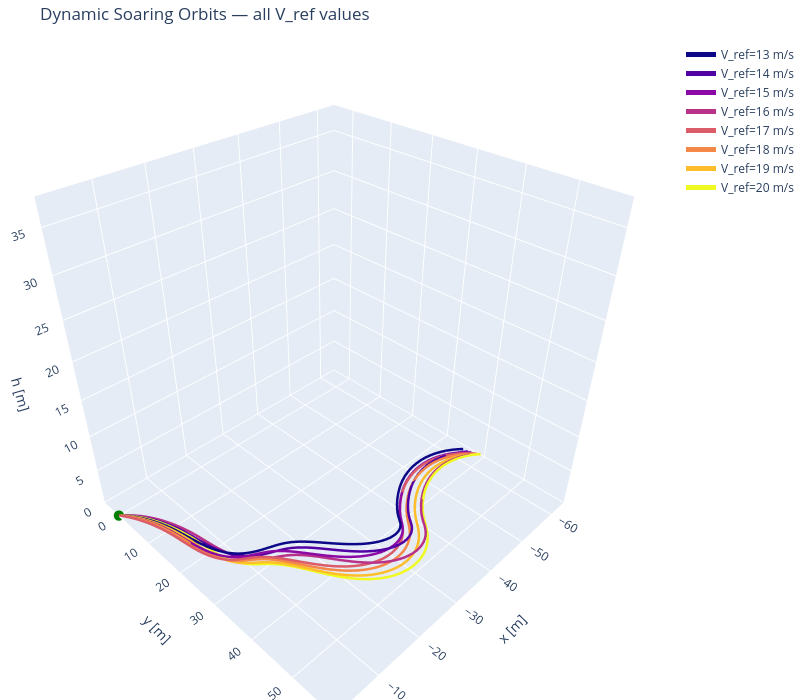

The notebook cell this image was saved under:
### Code cell
import plotly.graph_objects as go

fig = go.Figure()
all_x, all_y, all_z = [], [], []

for result in results:
    V = result['V_ref']
    for opt in result['solutions']:
        sol = opt.sol
        dt_val = sol.value(opt.dt)
        u_sol  = sol.value(opt.u)
        v_sol  = sol.value(opt.v)
        h_sol  = sol.value(opt.h)
        speed  = sol.value(opt.V_a)

        x_sol = np.zeros(N)
        y_sol = np.zeros(N)
        for i in range(1, N):
            x_sol[i] = x_sol[i-1] + 0.5 * (u_sol[i] + u_sol[i-1]) * dt_val
            y_sol[i] = y_sol[i-1] + 0.5 * (v_sol[i] + v_sol[i-1]) * dt_val

        all_x.append(x_sol); all_y.append(y_sol); all_z.append(h_sol)
        color_hex = vref_color(V)

        fig.add_trace(go.Scatter3d(
            x=x_sol, y=y_sol, z=h_sol,
            mode='lines',
            line=dict(color=color_hex, width=5),
            name=f'V_ref={V:.0f} m/s',
        ))
        fig.add_trace(go.Scatter3d(
            x=[x_sol[0]], y=[y_sol[0]], z=[h_sol[0]],
            mode='markers',
            marker=dict(size=6, color='green'),
            name='Start', showlegend=False,
        ))

all_x = np.concatenate(all_x)
all_y = np.concatenate(all_y)
all_z = np.concatenate(all_z)
span = max(all_x.max()-all_x.min(), all_y.max()-all_y.min(), all_z.max()-all_z.min())
cx = 0.5*(all_x.max()+all_x.min())
cy = 0.5*(all_y.max()+all_y.min())
cz = 0.5*(all_z.max()+all_z.min())

fig.update_layout(
    title='Dynamic Soaring Orbits — all V_ref values',
    scene=dict(
        xaxis=dict(title='x [m]', range=[cx-span/2, cx+span/2], autorange=False),
        yaxis=dict(title='y [m]', range=[cy-span/2, cy+span/2], autorange=False),
        zaxis=dict(title='h [m]', range=[0, cz+span/2], autorange=False),
        aspectmode='cube',
    ),
    width=800, height=700,
    margin=dict(l=0, r=80, t=40, b=0),
)
fig.show()
